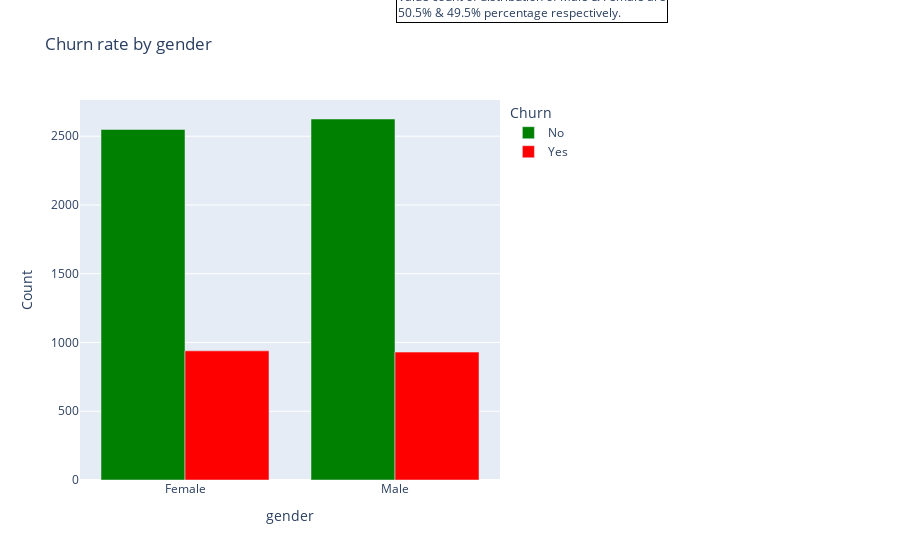
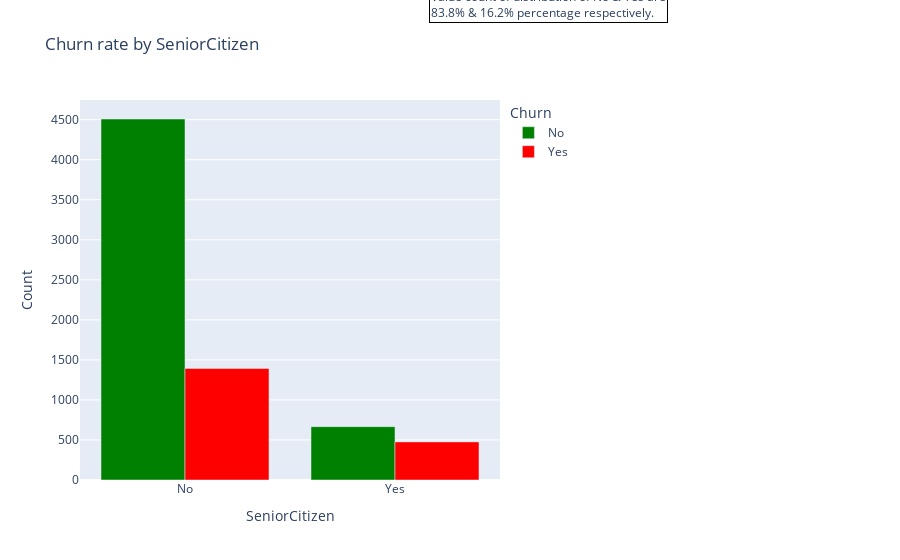
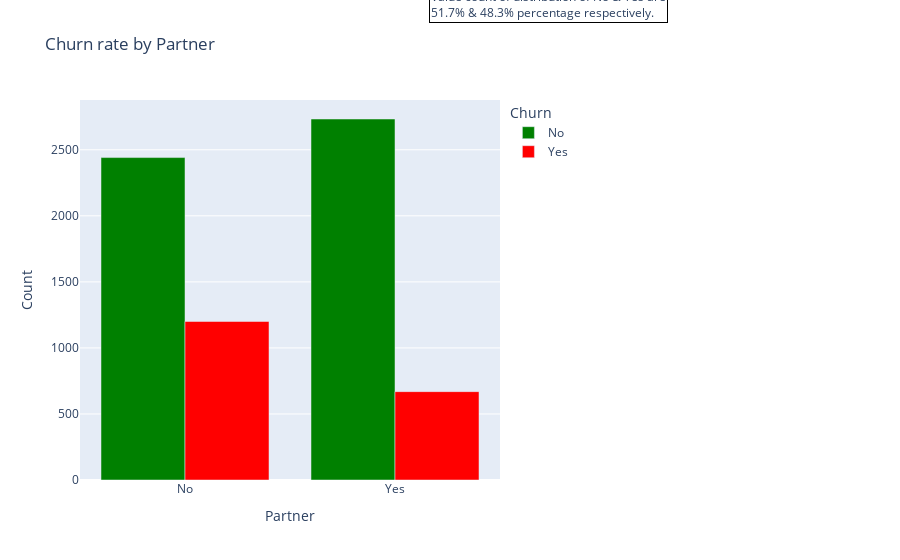
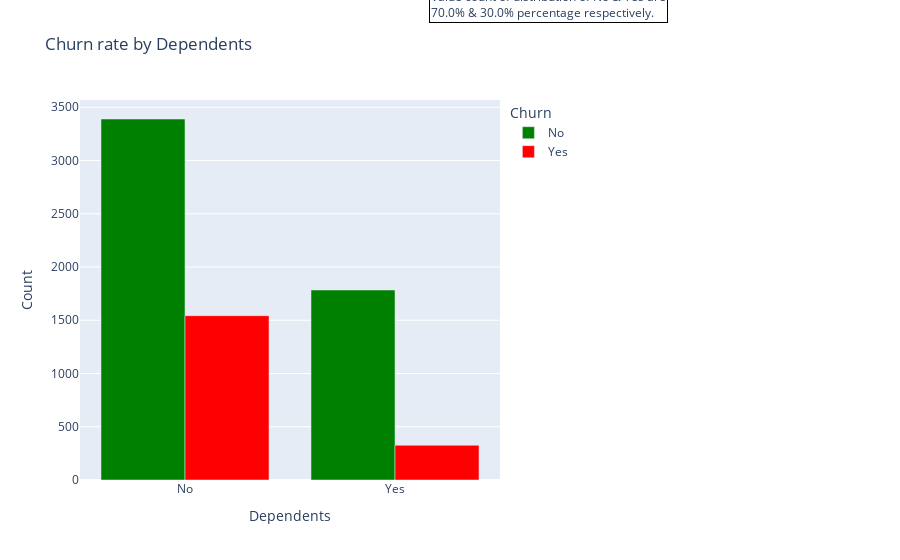

The notebook cell saved with these charts, in order:
### Code cell
#Gender feature plot
bar('gender')
#SeniorCitizen feature plot 
data_df.loc[data_df.SeniorCitizen==0,'SeniorCitizen'] = "No"   #convert 0 to No in all data instances
data_df.loc[data_df.SeniorCitizen==1,'SeniorCitizen'] = "Yes"  #convert 1 to Yes in all data instances
bar('SeniorCitizen')
#Partner feature plot
bar('Partner')
#Dependents feature plot
bar('Dependents')

### Figure 1 — Plotly figure (JSON) as saved in the notebook; plotly's stock layout.template omitted (floating-point values rounded to 4 significant figures)
{"data": [{"alignmentgroup": "True", "hovertemplate": "Churn=No<br>gender=%{x}<br>Count=%{y}<extra></extra>", "legendgroup": "No", "marker": {"color": "green", "pattern": {"shape": ""}}, "name": "No", "offsetgroup": "No", "orientation": "v", "showlegend": true, "textposition": "auto", "type": "bar", "x": ["Female", "Male"], "xaxis": "x", "y": [2549, 2625], "yaxis": "y"}, {"alignmentgroup": "True", "hovertemplate": "Churn=Yes<br>gender=%{x}<br>Count=%{y}<extra></extra>", "legendgroup": "Yes", "marker": {"color": "red", "pattern": {"shape": ""}}, "name": "Yes", "offsetgroup": "Yes", "orientation": "v", "showlegend": true, "textposition": "auto", "type": "bar", "x": ["Female", "Male"], "xaxis": "x", "y": [939, 930], "yaxis": "y"}], "layout": {"annotations": [{"align": "left", "bordercolor": "black", "borderwidth": 1, "showarrow": false, "text": "Value count of distribution of Male & Female are<br>50.5% & 49.5% percentage respectively.", "x": 1.4, "xref": "paper", "y": 1.3, "yref": "paper"}], "barmode": "group", "legend": {"title": {"text": "Churn"}, "tracegroupgap": 0}, "margin": {"r": 400}, "title": {"text": "Churn rate by gender"}, "xaxis": {"anchor": "y", "domain": [0, 1], "title": {"text": "gender"}}, "yaxis": {"anchor": "x", "domain": [0, 1], "title": {"text": "Count"}}}}

### Figure 2 — Plotly figure (JSON) as saved in the notebook; plotly's stock layout.template omitted (floating-point values rounded to 4 significant figures)
{"data": [{"alignmentgroup": "True", "hovertemplate": "Churn=No<br>SeniorCitizen=%{x}<br>Count=%{y}<extra></extra>", "legendgroup": "No", "marker": {"color": "green", "pattern": {"shape": ""}}, "name": "No", "offsetgroup": "No", "orientation": "v", "showlegend": true, "textposition": "auto", "type": "bar", "x": ["No", "Yes"], "xaxis": "x", "y": [4508, 666], "yaxis": "y"}, {"alignmentgroup": "True", "hovertemplate": "Churn=Yes<br>SeniorCitizen=%{x}<br>Count=%{y}<extra></extra>", "legendgroup": "Yes", "marker": {"color": "red", "pattern": {"shape": ""}}, "name": "Yes", "offsetgroup": "Yes", "orientation": "v", "showlegend": true, "textposition": "auto", "type": "bar", "x": ["No", "Yes"], "xaxis": "x", "y": [1393, 476], "yaxis": "y"}], "layout": {"annotations": [{"align": "left", "bordercolor": "black", "borderwidth": 1, "showarrow": false, "text": "Value count of distribution of No & Yes are<br>83.8% & 16.2% percentage respectively.", "x": 1.4, "xref": "paper", "y": 1.3, "yref": "paper"}], "barmode": "group", "legend": {"title": {"text": "Churn"}, "tracegroupgap": 0}, "margin": {"r": 400}, "title": {"text": "Churn rate by SeniorCitizen"}, "xaxis": {"anchor": "y", "domain": [0, 1], "title": {"text": "SeniorCitizen"}}, "yaxis": {"anchor": "x", "domain": [0, 1], "title": {"text": "Count"}}}}

### Figure 3 — Plotly figure (JSON) as saved in the notebook; plotly's stock layout.template omitted (floating-point values rounded to 4 significant figures)
{"data": [{"alignmentgroup": "True", "hovertemplate": "Churn=No<br>Partner=%{x}<br>Count=%{y}<extra></extra>", "legendgroup": "No", "marker": {"color": "green", "pattern": {"shape": ""}}, "name": "No", "offsetgroup": "No", "orientation": "v", "showlegend": true, "textposition": "auto", "type": "bar", "x": ["No", "Yes"], "xaxis": "x", "y": [2441, 2733], "yaxis": "y"}, {"alignmentgroup": "True", "hovertemplate": "Churn=Yes<br>Partner=%{x}<br>Count=%{y}<extra></extra>", "legendgroup": "Yes", "marker": {"color": "red", "pattern": {"shape": ""}}, "name": "Yes", "offsetgroup": "Yes", "orientation": "v", "showlegend": true, "textposition": "auto", "type": "bar", "x": ["No", "Yes"], "xaxis": "x", "y": [1200, 669], "yaxis": "y"}], "layout": {"annotations": [{"align": "left", "bordercolor": "black", "borderwidth": 1, "showarrow": false, "text": "Value count of distribution of No & Yes are<br>51.7% & 48.3% percentage respectively.", "x": 1.4, "xref": "paper", "y": 1.3, "yref": "paper"}], "barmode": "group", "legend": {"title": {"text": "Churn"}, "tracegroupgap": 0}, "margin": {"r": 400}, "title": {"text": "Churn rate by Partner"}, "xaxis": {"anchor": "y", "domain": [0, 1], "title": {"text": "Partner"}}, "yaxis": {"anchor": "x", "domain": [0, 1], "title": {"text": "Count"}}}}

### Figure 4 — Plotly figure (JSON) as saved in the notebook; plotly's stock layout.template omitted (floating-point values rounded to 4 significant figures)
{"data": [{"alignmentgroup": "True", "hovertemplate": "Churn=No<br>Dependents=%{x}<br>Count=%{y}<extra></extra>", "legendgroup": "No", "marker": {"color": "green", "pattern": {"shape": ""}}, "name": "No", "offsetgroup": "No", "orientation": "v", "showlegend": true, "textposition": "auto", "type": "bar", "x": ["No", "Yes"], "xaxis": "x", "y": [3390, 1784], "yaxis": "y"}, {"alignmentgroup": "True", "hovertemplate": "Churn=Yes<br>Dependents=%{x}<br>Count=%{y}<extra></extra>", "legendgroup": "Yes", "marker": {"color": "red", "pattern": {"shape": ""}}, "name": "Yes", "offsetgroup": "Yes", "orientation": "v", "showlegend": true, "textposition": "auto", "type": "bar", "x": ["No", "Yes"], "xaxis": "x", "y": [1543, 326], "yaxis": "y"}], "layout": {"annotations": [{"align": "left", "bordercolor": "black", "borderwidth": 1, "showarrow": false, "text": "Value count of distribution of No & Yes are<br>70.0% & 30.0% percentage respectively.", "x": 1.4, "xref": "paper", "y": 1.3, "yref": "paper"}], "barmode": "group", "legend": {"title": {"text": "Churn"}, "tracegroupgap": 0}, "margin": {"r": 400}, "title": {"text": "Churn rate by Dependents"}, "xaxis": {"anchor": "y", "domain": [0, 1], "title": {"text": "Dependents"}}, "yaxis": {"anchor": "x", "domain": [0, 1], "title": {"text": "Count"}}}}
